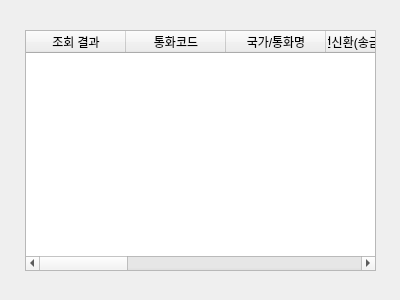
<?xml version="1.0" encoding="UTF-8"?>
<ui version="4.0">
 <class>Dialog</class>
 <widget class="QDialog" name="Dialog">
  <property name="geometry">
   <rect>
    <x>0</x>
    <y>0</y>
    <width>400</width>
    <height>300</height>
   </rect>
  </property>
  <property name="windowTitle">
   <string>Dialog</string>
  </property>
  <widget class="QTableWidget" name="tableWidget_exchange_trader">
   <property name="geometry">
    <rect>
     <x>25</x>
     <y>30</y>
     <width>351</width>
     <height>241</height>
    </rect>
   </property>
   <column>
    <property name="text">
     <string>조회 결과</string>
    </property>
   </column>
   <column>
    <property name="text">
     <string>통화코드</string>
    </property>
   </column>
   <column>
    <property name="text">
     <string>국가/통화명</string>
    </property>
   </column>
   <column>
    <property name="text">
     <string>전신환(송금) 받으실때</string>
    </property>
   </column>
   <column>
    <property name="text">
     <string>전신환(송금) 보내실때</string>
    </property>
   </column>
   <column>
    <property name="text">
     <string>매매 기준율</string>
    </property>
   </column>
   <column>
    <property name="text">
     <string>장부가격</string>
    </property>
   </column>
   <column>
    <property name="text">
     <string>년환가료율</string>
    </property>
   </column>
   <column>
    <property name="text">
     <string>10 일환 가료율</string>
    </property>
   </column>
   <column>
    <property name="text">
     <string>서울외국환중개 매매기준율</string>
    </property>
   </column>
   <column>
    <property name="text">
     <string>서울외국환중개 장부가격</string>
    </property>
   </column>
  </widget>
 </widget>
 <resources/>
 <connections/>
</ui>
